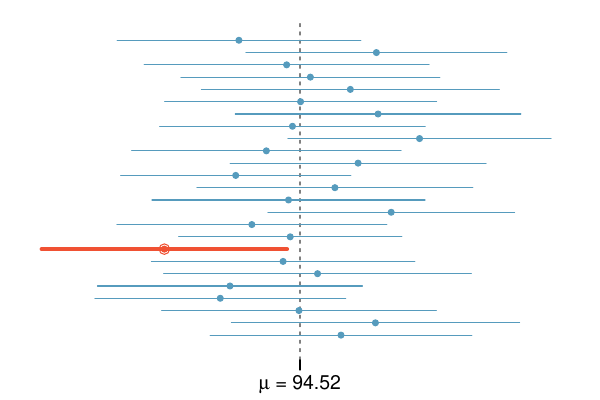

Here is the R script that generated this plot:
library(openintro)
data(COL)
data(run10)
set.seed(52)

pdf('95PercentConfidenceInterval.pdf', 6, 4)

par(mar=c(2, 1, 1, 1), mgp=c(2.7, 0.9, 0))
m <- 94.52
s <- 16.0
n <- 100
k <- 25
SE <- s/sqrt(n)

set.seed(3)
means <- c()
SE    <- c()
for(i in 1:k){
	temp <- sample(nrow(run10), n)
	d    <- run10$time[temp]
	means[i] <- mean(d, na.rm=TRUE)
	SE[i]    <- sd(d)/sqrt(n)
}


xR <- m + 4*c(-1, 1)*s/sqrt(n)
yR <- c(0, 41*k/40)


plot(xR, yR, type='n', xlab='run time (minutes)', ylab='', axes=FALSE)
abline(v=m, lty=2, col=COL[6])
axis(1, at=m, expression(mu*' = 94.52'), cex.axis=1.15)
#axis(2)
for(i in 1:k){
	#x  <- rnorm(1, m, SE)
	ci <- means[i] + 2*c(-1,1)*SE[i]
			#x + 1.96*c(-1,1)*SE
	if(abs(means[i]-m) > 1.96*SE[i]){
		col <- COL[4]
		points(means[i], i, cex=1.4, col=col)
#		points(x, i, pch=20, cex=1.2, col=col)
		lines(ci, rep(i, 2), col=col, lwd=4)
	} else {
		col <- COL[1]
	}
	points(means[i], i, pch=20, cex=1.2, col=col)
	lines(ci, rep(i, 2), col=col)
}



dev.off()

